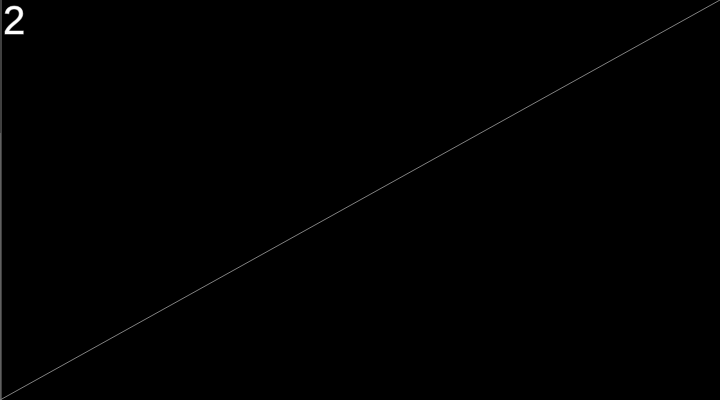
Frame 1 (no input)
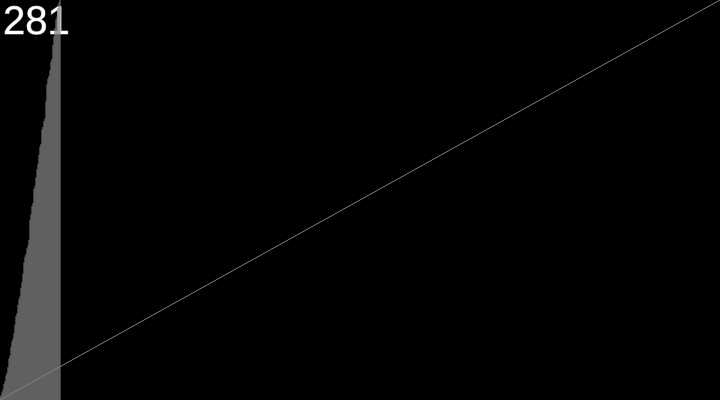
Frame 60 (no input)
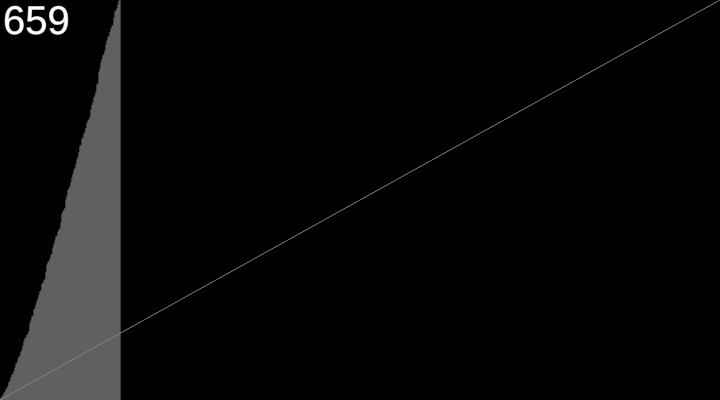
Frame 120 (the mouse pressed at the canvas centre since frame 60)

The p5.js sketch that drew these frames (run headless with seeded random() and noise() and a simulated clock; from frame 60 on, the mouse is pressed at the canvas centre):

// p5.js sketch
// ── sketch.js
let primes = [2];

const minLineWidth = 5;

const maxPrime = () => Math.max(...primes);

const isPrime = (number) => {
  if (number <= 1) {
    return false;
  }

  // looping through 2 to number-1
  for (let i = 2; i < number; i++) {
    if (number % i === 0) {
      return false;
    }
  }

  return true;
};

// The statements in the setup() function
// execute once when the program begins
function setup() {
  createCanvas(720, 400); // Size must be the first statement

  // Set text characteristics
  textFont("Arial");
  textSize(40);
  textAlign(LEFT, TOP);

  stroke(128); // Set line drawing color to white
  frameRate(30);
}
// The statements in draw() are executed until the
// program is stopped. Each statement is executed in
// sequence and after the last line is read, the first
// line is executed again.
function draw() {
  background(0); // Set the background to black

  fill(255);
  text(maxPrime(), 3, 3);

  if (primes.length < width) {
    let newPrime = primes[primes.length - 1] + 1;
    while (!isPrime(newPrime)) {
      newPrime++;
    }
    primes.push(newPrime);
  }
  primes.forEach((prime, i) => {
    line(i, height, i, height - (prime / maxPrime()) * height);
  });
  line(0, height, width, 0);
}
